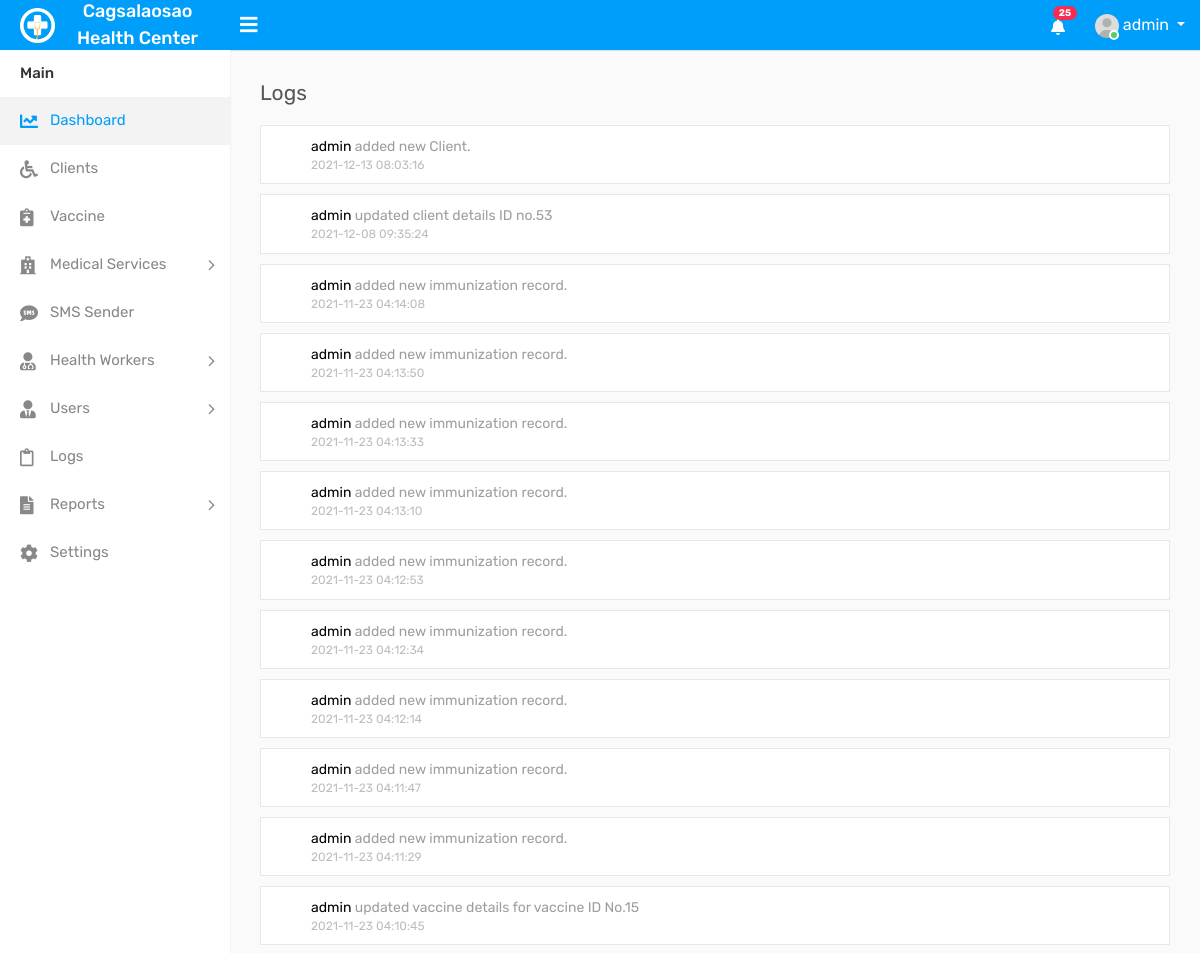
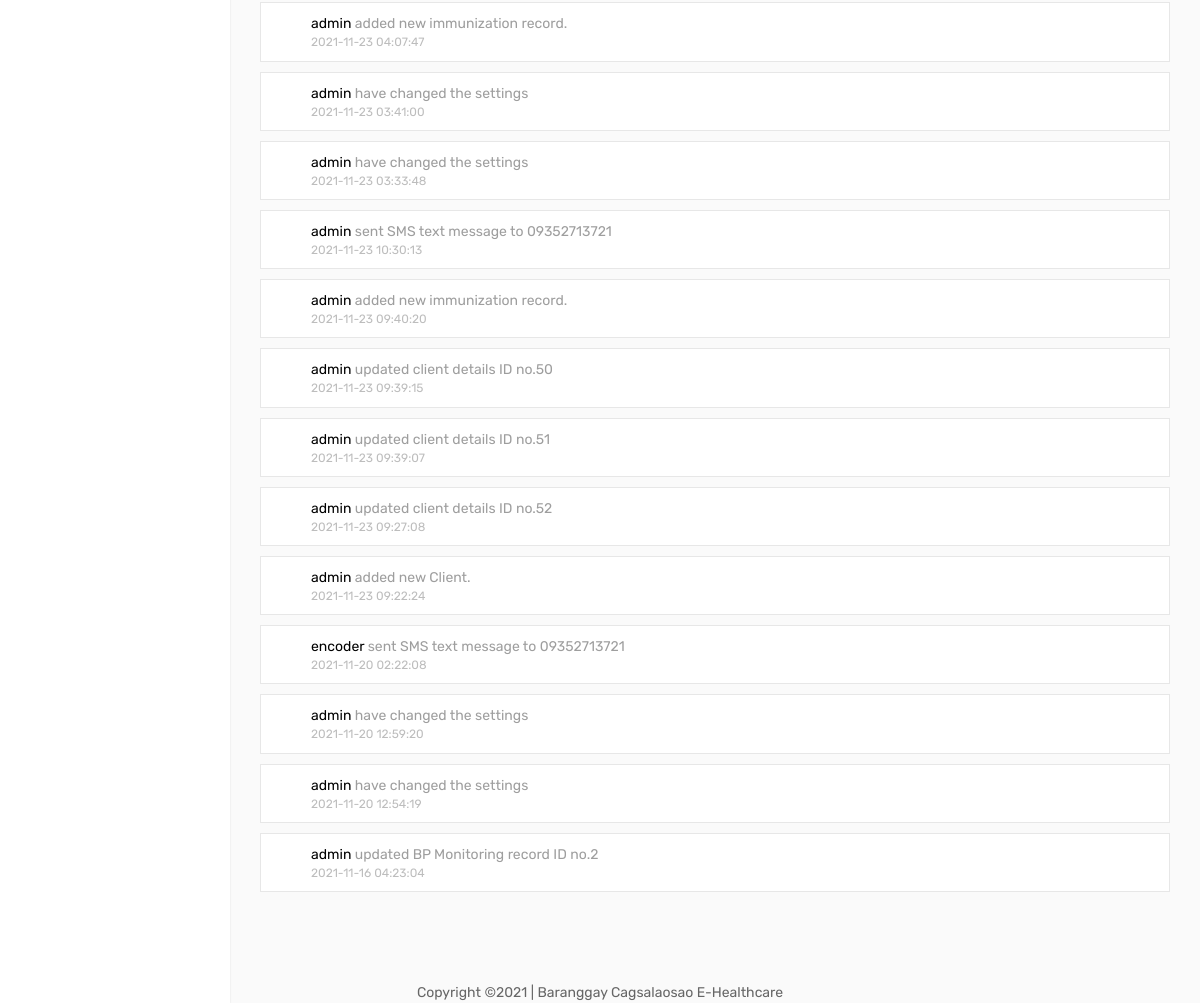
The page /activities.php (signed in) on the database its author committed (2 pictures, top to bottom).
### tables this page shows
CREATE TABLE IF NOT EXISTS `settings` (
`id` int(11) NOT NULL,
  `name` varchar(55) NOT NULL,
  `contact_person` varchar(55) NOT NULL,
  `address` varchar(255) NOT NULL,
  `email` varchar(255) NOT NULL,
  `phone` varchar(55) NOT NULL,
  `telephone` varchar(55) NOT NULL
);

CREATE TABLE IF NOT EXISTS `log` (
`log_id` int(11) NOT NULL,
  `log_user` int(11) DEFAULT NULL,
  `log_activity` varchar(255) DEFAULT NULL,
  `log_date` datetime DEFAULT NULL
);

### activities.php (the view, shortened to what this page needs)
<!DOCTYPE html>
<html lang="en">
<?php include('includes/head.php') ?>
<body>
    <div class="main-wrapper">
<?php include('includes/topnav.php') ?>
<?php include('includes/sidebar.php') ?>
        <div class="page-wrapper">
        <div class="content">
                <div class="row">
                    <div class="col-sm-12">
                        <h4 class="page-title">Logs</h4>
                    </div>
                </div>
                <div class="row">
                    <div class="col-md-12">
                        <div class="activity">
                            <div class="activity-box">
                                <ul class="activity-list">
  <?php
                         $username=$_SESSION['auth_user']['username'];
                         $query = "select  * from admin_user where username='$username' limit 1 ";
                         $query_run =mysqli_query($con,$query);
                         if (mysqli_num_rows($query_run)>0)
                        {
                            $row = mysqli_fetch_array($query_run);
                            if($row['role']=='Admin')
                            {
    $query="select log.log_id as id,admin_user.username as username, log.log_activity as activity, log.log_date as logdate from log inner join  admin_user on log.log_user=admin_user.id order by log_id desc ";
                                        $query_run= mysqli_query($con,$query);
                                         if ($query_run)
                                        {
                                            while ($row=mysqli_fetch_array($query_run))
                                    {
 ?>
                                    <li>
                                        <div class="activity-content">
                                            <div class="timeline-content">
                                                <a href="#" class="name"><?php echo $row['username']
                                            ?></a> <?php echo $row['activity'] ?> <a href="#" class="name"></a>  <a href="#" class="name"></a>  <a href="#"></a>
                                                <span class="time"><?php echo $row['logdate']; ?></span>
                                            </div>
                                        </div>
                                    </li>
<?php
    }
}
 ?>
<?php
                         }
                           }
                            ?>
                                </ul>
                            </div>
                        </div>
                    </div>
                </div>
            </div>
        </div>
    </div>
    <?php include('includes/footer.php') ?>
</body>
</html>

### includes/topnav.php (shortened to what this page needs)
 <?php
        include('dbcon.php');
  ?>
        <div class="header">
			<div class="header-left">
				<a href="index.php" class="logo">
					<img src="assets/img/logo.png" width="35" height="35" alt=""> <span>
<?php
                                     $query="select * from settings limit 1 ";
                                        $query_run= mysqli_query($con,$query);
                                         if ($query_run)
                                        {
                                            while ($row=mysqli_fetch_array($query_run))
                                            {
                                                echo $row['name'];
                                            }
                                        }
?>
                    </span>
				</a>
			</div>
			<a id="toggle_btn" href="javascript:void(0);"><i class="fa fa-bars"></i></a>
            <ul class="nav user-menu float-right">
                <li class="nav-item dropdown d-none d-sm-block">
                    <a href="#" class="dropdown-toggle nav-link" data-toggle="dropdown"><i class="fas fa-bell"></i> <span class="badge badge-pill bg-danger float-right">
                        <?php
                                    $rt = mysqli_query($con,"SELECT * FROM log  ");
                                    $num1 = mysqli_num_rows($rt);
                                     echo htmlentities($num1);
                        ?>
                    </span></a>
                </li>
                <li class="nav-item dropdown has-arrow">
                    <a href="#" class="dropdown-toggle nav-link user-link" data-toggle="dropdown">
                        <span class="user-img">
							<img class="rounded-circle" src="assets/img/user.jpg" width="24" alt="Admin">
							<span class="status online"></span>
						</span>
						<span>
                           <?php echo $_SESSION['username']; ?>
                        </span>
                    </a>
                </li>
            </ul>
        </div>

### rows shown on the page
settings: name "Cagsalaosao Health Center"
log: admin_user.username "admin", log_activity "added new Client.", log_date "2021-12-13 08:03:16"
log: admin_user.username "admin", log_activity "updated client details ID no.53", log_date "2021-12-08 09:35:24"
log: admin_user.username "admin", log_activity "added new immunization record.", log_date "2021-11-23 04:14:08"
log: admin_user.username "admin", log_activity "added new immunization record.", log_date "2021-11-23 04:13:50"
log: admin_user.username "admin", log_activity "added new immunization record.", log_date "2021-11-23 04:13:33"
log: admin_user.username "admin", log_activity "added new immunization record.", log_date "2021-11-23 04:13:10"
log: admin_user.username "admin", log_activity "added new immunization record.", log_date "2021-11-23 04:12:53"
log: admin_user.username "admin", log_activity "added new immunization record.", log_date "2021-11-23 04:12:34"
log: admin_user.username "admin", log_activity "added new immunization record.", log_date "2021-11-23 04:12:14"
log: admin_user.username "admin", log_activity "added new immunization record.", log_date "2021-11-23 04:11:47"
log: admin_user.username "admin", log_activity "added new immunization record.", log_date "2021-11-23 04:11:29"
log: admin_user.username "admin", log_activity "updated vaccine details for vaccine ID No.15", log_date "2021-11-23 04:10:45"
log: admin_user.username "admin", log_activity "added new immunization record.", log_date "2021-11-23 04:07:47"
log: admin_user.username "admin", log_activity "have changed the settings", log_date "2021-11-23 03:41:00"
log: admin_user.username "admin", log_activity "have changed the settings", log_date "2021-11-23 03:33:48"
log: admin_user.username "admin", log_activity "sent SMS text message to 09352713721", log_date "2021-11-23 10:30:13"
log: admin_user.username "admin", log_activity "added new immunization record.", log_date "2021-11-23 09:40:20"
log: admin_user.username "admin", log_activity "updated client details ID no.50", log_date "2021-11-23 09:39:15"
log: admin_user.username "admin", log_activity "updated client details ID no.51", log_date "2021-11-23 09:39:07"
log: admin_user.username "admin", log_activity "updated client details ID no.52", log_date "2021-11-23 09:27:08"
log: admin_user.username "admin", log_activity "added new Client.", log_date "2021-11-23 09:22:24"
log: admin_user.username "encoder", log_activity "sent SMS text message to 09352713721", log_date "2021-11-20 02:22:08"
log: admin_user.username "admin", log_activity "have changed the settings", log_date "2021-11-20 12:59:20"
log: admin_user.username "admin", log_activity "have changed the settings", log_date "2021-11-20 12:54:19"
log: admin_user.username "admin", log_activity "updated BP Monitoring record ID no.2", log_date "2021-11-16 04:23:04"

### other values the page prints
$num1 "25"
$_SESSION['username'] "admin"
